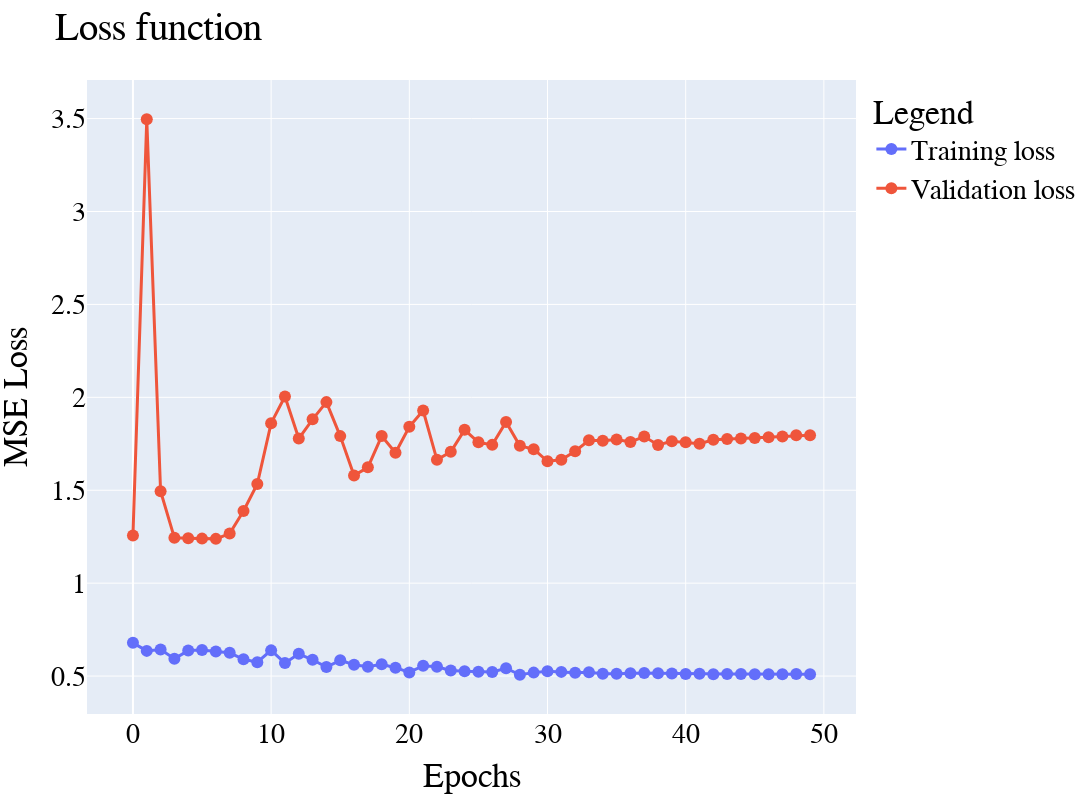

Here is the notebook cell this chart was saved with:
### Markdown cell above
## Results

### Code cell
viz.plot_loss(history)

### Figure 1 — Plotly figure (JSON) as saved in the notebook; plotly's stock layout.template omitted (floating-point values rounded to 4 significant figures)
{"data": [{"line": {"width": 3}, "marker": {"size": 12}, "mode": "lines+markers", "name": "Training loss", "type": "scatter", "x": [0, 1, 2, 3, 4, 5, 6, 7, 8, 9, 10, 11, 12, 13, 14, 15, 16, 17, 18, 19, 20, 21, 22, 23, 24, 25, 26, 27, 28, 29, 30, 31, 32, 33, 34, 35, 36, 37, 38, 39, 40, 41, 42, 43, 44, 45, 46, 47, 48, 49], "y": [0.6788, 0.6355, 0.6431, 0.5929, 0.637, 0.6408, 0.6324, 0.625, 0.5903, 0.5744, 0.6382, 0.5702, 0.6196, 0.5878, 0.5488, 0.5847, 0.561, 0.5502, 0.5635, 0.545, 0.5194, 0.556, 0.5499, 0.5305, 0.5264, 0.5233, 0.5221, 0.5422, 0.5068, 0.5185, 0.5263, 0.5225, 0.5174, 0.5206, 0.5127, 0.5127, 0.5153, 0.5161, 0.5148, 0.5135, 0.5114, 0.5127, 0.5101, 0.5109, 0.5107, 0.5103, 0.5101, 0.5096, 0.5108, 0.5099]}, {"line": {"width": 3}, "marker": {"size": 12}, "mode": "lines+markers", "name": "Validation loss", "type": "scatter", "x": [0, 1, 2, 3, 4, 5, 6, 7, 8, 9, 10, 11, 12, 13, 14, 15, 16, 17, 18, 19, 20, 21, 22, 23, 24, 25, 26, 27, 28, 29, 30, 31, 32, 33, 34, 35, 36, 37, 38, 39, 40, 41, 42, 43, 44, 45, 46, 47, 48, 49], "y": [1.256, 3.497, 1.494, 1.244, 1.241, 1.24, 1.238, 1.267, 1.388, 1.534, 1.861, 2.004, 1.778, 1.882, 1.974, 1.791, 1.579, 1.623, 1.791, 1.702, 1.842, 1.929, 1.664, 1.707, 1.825, 1.758, 1.744, 1.868, 1.739, 1.721, 1.656, 1.664, 1.71, 1.769, 1.767, 1.773, 1.76, 1.789, 1.744, 1.763, 1.758, 1.75, 1.772, 1.776, 1.779, 1.781, 1.785, 1.789, 1.795, 1.796]}], "layout": {"font": {"color": "Black", "family": "Times new Roman", "size": 28}, "height": 800, "legend": {"title": {"text": "Legend"}}, "margin": {"b": 80, "l": 80, "r": 80, "t": 80}, "title": {"text": "Loss function"}, "width": 1600, "xaxis": {"title": {"text": "Epochs"}}, "yaxis": {"title": {"text": "MSE Loss"}}}}
